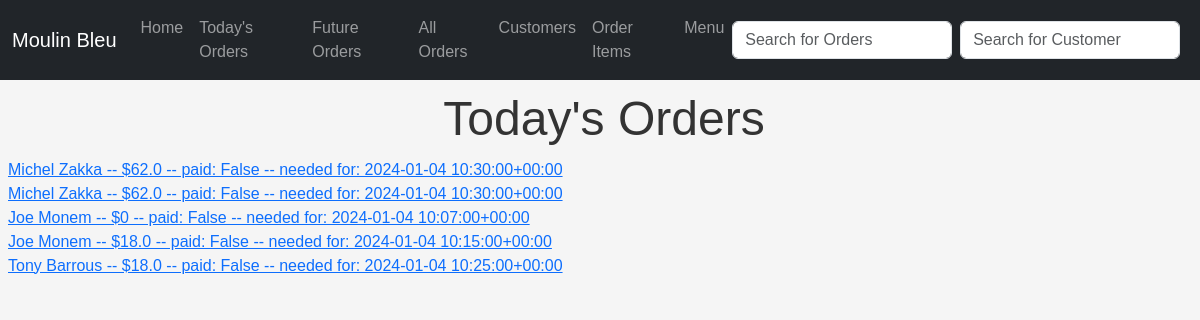
Before: /todays_orders with the older database file.
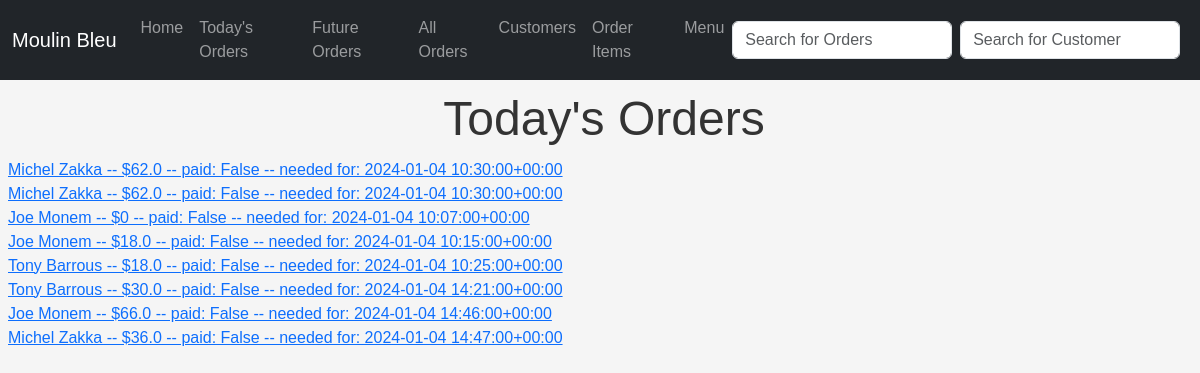
After: the same page with the newer database file.
### ordersapp/models.py (models this page shows, shortened)
class Order(models.Model):
    customer = models.ForeignKey(
        Customer, on_delete=models.CASCADE, blank=False, null=False
    )
    created_at = models.DateTimeField(auto_now_add=True)
    needed_for = models.DateTimeField()
    order_items = models.ManyToManyField(OrderItem, blank=False)
    paid = models.BooleanField(null=False, default=False)
    delivery = models.BooleanField(null=False, default=False)
    notes = models.TextField(null=True)
    @property
    def total_price(self):
        return sum(item.price for item in self.order_items.all())
    def __str__(self):
        return f"{self.customer.name} -- ${self.total_price} -- paid: {self.paid} -- needed for: {self.needed_for}"

class OrderItem(models.Model):
    food_item = models.ForeignKey(FoodItem, on_delete=models.CASCADE)
    quantity = models.FloatField()
    @property
    def price(self):
        return self.food_item.price * self.quantity

### mainapp/models.py (models this page shows, shortened)
class Customer(models.Model):
    name = models.CharField(max_length=255)
    phone_number = models.CharField(max_length=255)
    location = models.CharField(max_length=255)
    date_added = models.DateField(default=timezone.now)

### menuapp/models.py (models this page shows, shortened)
class FoodItem(models.Model):
    name = models.CharField(max_length=255)
    price = models.IntegerField()
    notes = models.TextField()
    plat_du_jour = models.BooleanField(default=False)

### ordersapp/views.py (the view)
# urls.py: path("todays_orders", TodaysOrdersView.as_view(), name="todays_orders"),
class TodaysOrdersView(ListView):
    model = Order
    template_name = "todays_orders.html"
    context_object_name = "orders"
    def get_context_data(self, **kwargs):
        context = super().get_context_data(**kwargs)
        today = timezone.now().date()
        todays_orders = Order.objects.filter(needed_for__date=today)
        context["todays_orders"] = todays_orders
        return context

### ordersapp/templates/todays_orders.html (shortened to what this page needs)
{% extends 'base.html' %}
{%block content %}
<h1>Today's Orders</h1>
<ul>
    {% for todays_order in todays_orders %}
    <li>
        <a href="{% url 'order_details' todays_order.pk %}">{{ todays_order }}</a>
        <br>
    </li>
    {% endfor %}
</ul>
{% endblock %}

Changed rows visible on the page:
added Order: customer+id+paid "Tony Barrous -- $30.0 -- paid: False -- needed for: 2024-01-04 14:21:00+00:00"
added Order: customer+id+paid "Joe Monem -- $66.0 -- paid: False -- needed for: 2024-01-04 14:46:00+00:00"
added Order: customer+id+paid "Michel Zakka -- $36.0 -- paid: False -- needed for: 2024-01-04 14:47:00+00:00"
